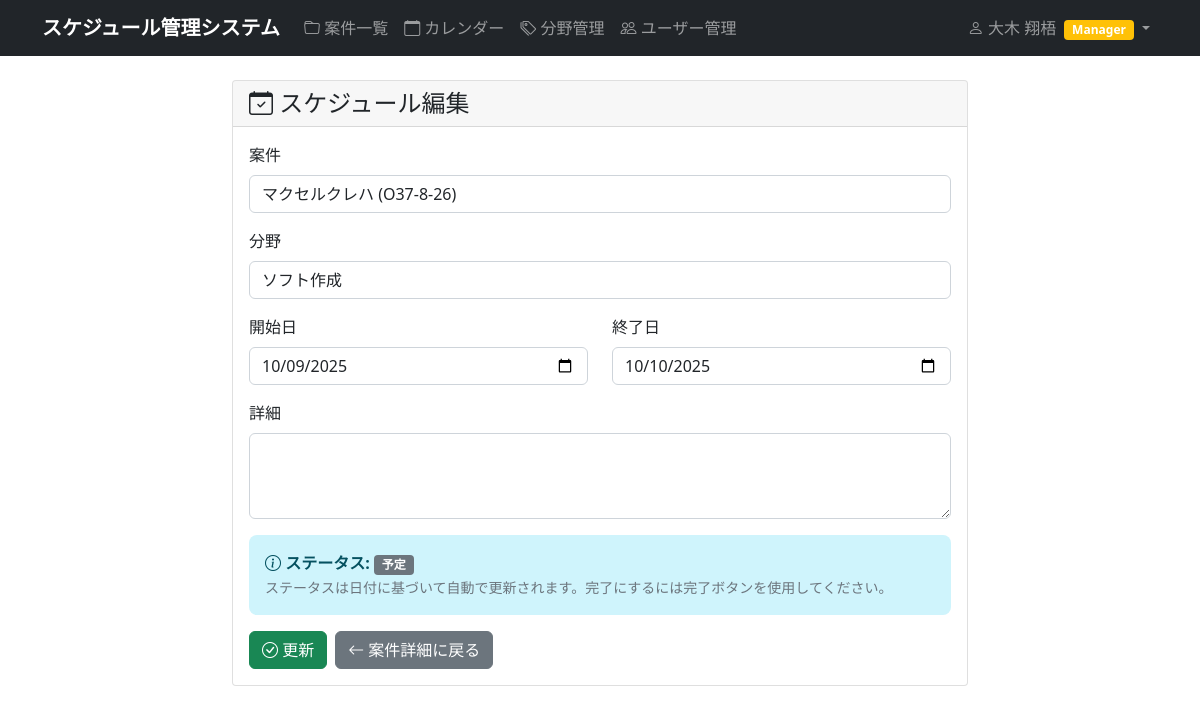
The page /schedule/schedules/3/edit/ (signed in) on the database as committed earlier.
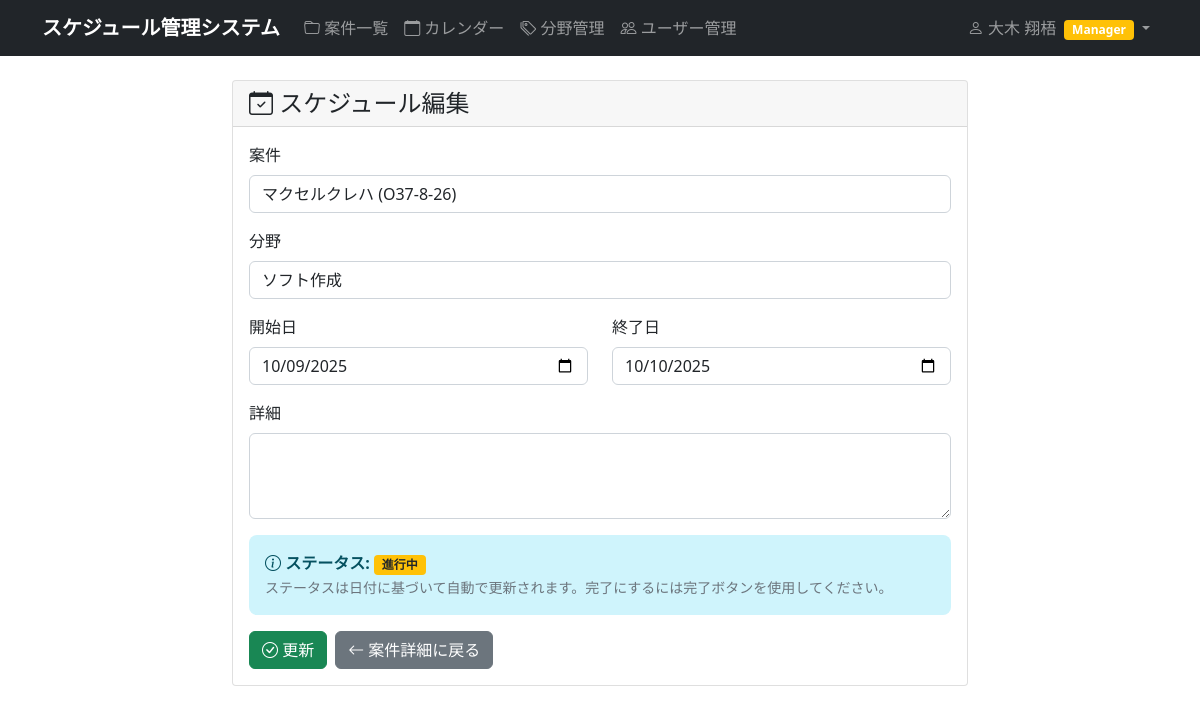
The same page on the database as committed later.
### schedule/views.py (the view)
# urls.py: path('schedules/<int:pk>/edit/', views.schedule_edit, name='schedule_edit'),
@login_required
@never_cache
def schedule_edit(request, pk):
    schedule = get_object_or_404(Schedule, pk=pk)
    if request.user.is_viewer or not (request.user.is_manager or request.user.is_superuser or
            schedule.project.created_by == request.user or schedule.project.assigned_to == request.user):
        messages.error(request, 'このスケジュールを編集する権限がありません。')
        return redirect('schedule:project_detail', pk=schedule.project.pk)
    if request.method == 'POST':
        form = ScheduleForm(request.POST, instance=schedule, user=request.user)
        if form.is_valid():
            updated_schedule = form.save()
            updated_schedule.update_status_by_date()
            updated_schedule.save()
            messages.success(request, f'スケジュール「{updated_schedule.field.name}」を更新しました。')
            return redirect('schedule:project_detail', pk=updated_schedule.project.pk)
    else:
        form = ScheduleForm(instance=schedule, user=request.user)
    return render(request, 'schedule/schedule_edit.html', {
        'form': form,
        'schedule': schedule,
    })

### schedule/forms.py (shortened to what this page needs)
class ScheduleForm(forms.ModelForm):
    class Meta:
        model = Schedule
        fields = ['project', 'field', 'start_date', 'end_date', 'description']
        widgets = {
            'project': forms.Select(attrs={'class': 'form-control'}),
            'field': forms.Select(attrs={'class': 'form-control'}),
            'start_date': forms.DateInput(attrs={'type': 'date', 'class': 'form-control'}),
            'end_date': forms.DateInput(attrs={'type': 'date', 'class': 'form-control'}),
            'description': forms.Textarea(attrs={'class': 'form-control', 'rows': 3}),
        }
    def __init__(self, *args, **kwargs):
        user = kwargs.pop('user', None)
        super().__init__(*args, **kwargs)
        if user:
            if user.is_manager or user.is_superuser or user.is_viewer:
                self.fields['project'].queryset = Project.objects.all().order_by('name')
            else:
                from django.db.models import Q
                self.fields['project'].queryset = Project.objects.filter(
                    Q(created_by=user) | Q(assigned_to=user)
                ).order_by('name')

### schedule/models.py (called while the page is built)
    def __str__(self):
        return self.name

### templates/schedule/schedule_edit.html (shortened to what this page needs)
{% extends "base.html" %}
{% block content %}
<div class="row">
    <div class="col-md-8 mx-auto">
        <div class="card">
            <div class="card-header">
                <h4 class="card-title mb-0">
                    <i class="bi bi-calendar-check"></i> スケジュール編集
                </h4>
            </div>
            <div class="card-body">
                <form method="post">
                    <div class="mb-3">
                        <label for="{{ form.project.id_for_label }}" class="form-label">{{ form.project.label }}</label>
                        {{ form.project }}
                    </div>
                    <div class="mb-3">
                        <label for="{{ form.field.id_for_label }}" class="form-label">{{ form.field.label }}</label>
                        {{ form.field }}
                    </div>
                    <div class="row">
                        <div class="col-md-6">
                            <div class="mb-3">
                                <label for="{{ form.start_date.id_for_label }}" class="form-label">{{ form.start_date.label }}</label>
                                {{ form.start_date }}
                            </div>
                        </div>
                        <div class="col-md-6">
                            <div class="mb-3">
                                <label for="{{ form.end_date.id_for_label }}" class="form-label">{{ form.end_date.label }}</label>
                                {{ form.end_date }}
                            </div>
                        </div>
                    </div>
                    <div class="mb-3">
                        <label for="{{ form.description.id_for_label }}" class="form-label">{{ form.description.label }}</label>
                        {{ form.description }}
                    </div>
                    {% if schedule %}
                    <div class="alert alert-info">
                        <i class="bi bi-info-circle"></i>
                        <strong>ステータス:</strong>
                        {% if schedule.status == 'completed' %}
                            <span class="badge bg-success">完了</span>
                            {% if schedule.completed_at %}
                                - {{ schedule.completed_at|date:"Y年m月d日 H:i" }}に完了
                            {% endif %}
                        {% elif schedule.status == 'in_progress' %}
                            <span class="badge bg-warning text-dark">進行中</span>
                        {% elif schedule.status == 'overdue' %}
                            <span class="badge bg-danger">遅延</span>
                        {% else %}
                            <span class="badge bg-secondary">予定</span>
                        {% endif %}
                        <br>
                        <small class="text-muted">
                            ステータスは日付に基づいて自動で更新されます。完了にするには完了ボタンを使用してください。
                        </small>
                    </div>
                    {% endif %}
                    <div class="d-flex gap-2">
                        <button type="submit" class="btn btn-success">
                            <i class="bi bi-check-circle"></i> 更新
                        </button>
                        <a href="{% url 'schedule:project_detail' schedule.project.pk %}" class="btn btn-secondary">
                            <i class="bi bi-arrow-left"></i> 案件詳細に戻る
                        </a>
                    </div>
                </form>
            </div>
        </div>
    </div>
</div>
{% endblock %}

Rows that differ between the two databases and show on the page:
changed Schedule "マクセルクレハ (O37-8-26)": status "pending" → "in_progress" (drawn)
Other text that changed with them:
text no longer shown: "予定"
text now shown: "進行中"
